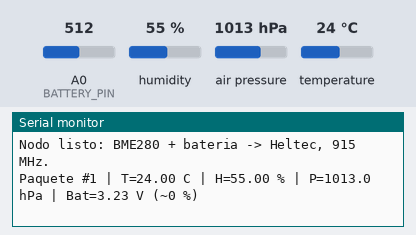
This sketch was run on a simulated Arduino Pro Mini, built with avr-gcc and run on an emulated ATmega328P. On the bench: the last lines printed to the serial monitor. The inputs (shaded band) are chosen by the test bench; at power-on: A0 (BATTERY_PIN) = 512, humidity 55 %, air pressure 1013 hPa, temperature 24 °C. No radio packets arrive unless stated.

Above: at 1.2 s.
1.3 s: A0 (BATTERY_PIN) set to 705
At 3.1 s:
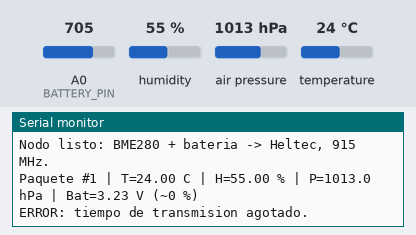
8.6 s: A0 (BATTERY_PIN) set to 728
At 10.8 s:
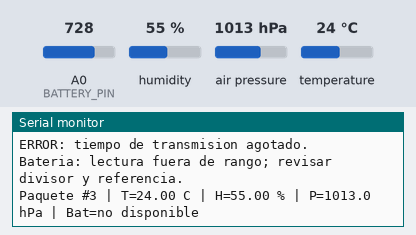

Measured:
- the behaviour switches between 713 and 714 on A0 (BATTERY_PIN) (found by bisection; images 1 and 2)
- after the input at 8.6 s, the serial monitor: prints a new line after 1.5 s (image 2)

The sketch:

LoRaNodeV1.ino
```cpp
#include <SPI.h>
#include <Wire.h>
#include <LoRa.h>
#include <Adafruit_BME280.h>
#include <math.h>

#include "Config.h"
#include "Telemetria.h"

#if !defined(__AVR_ATmega328P__)
#error "Seleccionar ATmega328P: Arduino Pro or Pro Mini, 3.3V, 8 MHz."
#endif
#if F_CPU != 8000000UL
#error "La LoRa Radio Node v1.0 usa reloj de 8 MHz. Revisar Procesador en Arduino IDE."
#endif

Adafruit_BME280 bme;
bool sensorReady = false;
uint32_t sequence = 0;
uint32_t lastSendMs = 0;
volatile bool txDone = false;

void onTxDone() {
  txDone = true;
}

bool startSensor() {
  const bool found = bme.begin(Config::BME_ADDRESS_1, &Wire) ||
                     bme.begin(Config::BME_ADDRESS_2, &Wire);
  if (found) {
    bme.setSampling(Adafruit_BME280::MODE_FORCED,
                    Adafruit_BME280::SAMPLING_X1,
                    Adafruit_BME280::SAMPLING_X1,
                    Adafruit_BME280::SAMPLING_X1,
                    Adafruit_BME280::FILTER_OFF);
  }
  return found;
}

void readSensor(Telemetria::Sample& sample) {
  if (!sensorReady) sensorReady = startSensor();
  if (!sensorReady || !bme.takeForcedMeasurement()) {
    sensorReady = false;
    Serial.println(F("BME280 no disponible; se enviara el estado de error."));
    return;
  }

  const float temperature = bme.readTemperature();
  const float humidity = bme.readHumidity();
  const float pressure = bme.readPressure();
  if (!isfinite(temperature) || !isfinite(humidity) || !isfinite(pressure) ||
      temperature < -40.0f || temperature > 85.0f ||
      humidity < 0.0f || humidity > 100.0f ||
      pressure < 30000.0f || pressure > 110000.0f) {
    sensorReady = false;
    Serial.println(F("Lectura BME280 invalida."));
    return;
  }

  sample.temperatureCentiC = static_cast<int16_t>(lroundf(temperature * 100));
  sample.humidityCentiPct = static_cast<uint16_t>(lroundf(humidity * 100));
  sample.pressurePa = static_cast<uint32_t>(lroundf(pressure));
  sample.flags |= Telemetria::SENSOR_VALID;
}

void readBattery(Telemetria::Sample& sample) {
  if (!Config::BATTERY_CONNECTED) return;

  // Descartar primera conversion; el capacitor del divisor ayuda al ADC.
  analogRead(Config::BATTERY_PIN);
  delay(5);
  uint32_t total = 0;
  for (uint8_t i = 0; i < Config::BATTERY_SAMPLES; ++i) {
    total += analogRead(Config::BATTERY_PIN);
    delay(2);
  }
  const float adc = static_cast<float>(total) / Config::BATTERY_SAMPLES;
  const float divider = (Config::BATTERY_R_TOP_OHMS + Config::BATTERY_R_BOTTOM_OHMS) /
                        Config::BATTERY_R_BOTTOM_OHMS;
  const float mv = adc * Config::ADC_REFERENCE_MV / 1023.0f * divider *
                   Config::BATTERY_CALIBRATION;
  if (adc >= 1023.0f || mv < 2000.0f || mv > 4500.0f) {
    Serial.println(F("Bateria: lectura fuera de rango; revisar divisor y referencia."));
    return;
  }
  sample.batteryMv = static_cast<uint16_t>(lroundf(mv));
  sample.flags |= Telemetria::BATTERY_VALID;
}

void printSample(const Telemetria::Sample& sample) {
  Serial.print(F("Paquete #")); Serial.print(sample.sequence);
  if (sample.flags & Telemetria::SENSOR_VALID) {
    Serial.print(F(" | T=")); Serial.print(sample.temperatureCentiC / 100.0f, 2);
    Serial.print(F(" C | H=")); Serial.print(sample.humidityCentiPct / 100.0f, 2);
    Serial.print(F(" % | P=")); Serial.print(sample.pressurePa / 100.0f, 1);
    Serial.print(F(" hPa"));
  } else {
    Serial.print(F(" | BME280 ERROR"));
  }
  if (sample.flags & Telemetria::BATTERY_VALID) {
    Serial.print(F(" | Bat=")); Serial.print(sample.batteryMv / 1000.0f, 2);
    Serial.print(F(" V (~")); Serial.print(Telemetria::batteryPercent(sample.batteryMv));
    Serial.print(F(" %)"));
  } else {
    Serial.print(F(" | Bat=no disponible"));
  }
  Serial.println();
}

void setup() {
  Serial.begin(9600);
  Wire.begin();  // ATmega328P: A4=SDA, A5=SCL.
  Wire.setClock(100000);
  Wire.setWireTimeout(25000, true);
  analogReference(DEFAULT);
  pinMode(Config::BATTERY_PIN, INPUT);

  LoRa.setPins(Config::LORA_CS, Config::LORA_RESET, Config::LORA_DIO0);
  if (!LoRa.begin(Config::LORA_FREQUENCY_HZ)) {
    Serial.println(F("ERROR: no se pudo iniciar LoRa. Revisar placa y alimentacion."));
    while (true) delay(1000);
  }
  LoRa.setSyncWord(Config::LORA_SYNC_WORD);
  LoRa.setSpreadingFactor(Config::LORA_SF);
  LoRa.setSignalBandwidth(Config::LORA_BANDWIDTH_HZ);
  LoRa.setCodingRate4(Config::LORA_CODING_RATE);
  LoRa.setPreambleLength(Config::LORA_PREAMBLE);
  LoRa.setTxPower(Config::LORA_TX_DBM);
  LoRa.enableCrc();
  LoRa.disableInvertIQ();
  LoRa.onTxDone(onTxDone);
  LoRa.sleep();

  sensorReady = startSensor();
  Serial.println(F("Nodo listo: BME280 + bateria -> Heltec, 915 MHz."));
  if (!Config::BATTERY_CONNECTED) {
    Serial.println(F("Bateria deshabilitada: montar divisor y activar BATTERY_CONNECTED."));
  }
  lastSendMs = millis() - Config::SEND_INTERVAL_MS;  // Primer envio inmediato.
}

void loop() {
  if (static_cast<uint32_t>(millis() - lastSendMs) < Config::SEND_INTERVAL_MS) {
    delay(10);
    return;
  }
  lastSendMs = millis();
  Telemetria::Sample sample = {};
  sample.nodeId = Config::NODE_ID;
  sample.sequence = ++sequence;
  readSensor(sample);
  readBattery(sample);  // Antes de transmitir para evitar el pico de consumo RF.
  printSample(sample);

  uint8_t packet[Telemetria::PACKET_SIZE];
  Telemetria::encode(sample, packet);
  // Cabecera explicita, igual que en el ejemplo original.
  if (!LoRa.beginPacket()) {
    Serial.println(F("ERROR: radio ocupada al iniciar el paquete."));
    LoRa.sleep();
    return;
  }
  LoRa.write(packet, sizeof(packet));
  txDone = false;
  LoRa.endPacket(true);
  const uint32_t txStarted = millis();
  while (!txDone && static_cast<uint32_t>(millis() - txStarted) < 2000) {
    delay(1);
  }
  if (!txDone) {
    Serial.println(F("ERROR: tiempo de transmision agotado."));
  } else {
    Serial.println(F("Transmitido."));
  }
  LoRa.sleep();
}
```

Telemetria.h
```cpp
#pragma once

#include <stddef.h>
#include <stdint.h>

// Copia identica en ambos sketches para abrirlos directamente en Arduino IDE.
// Formato binario explicito: no depende del padding ni del tamanio de float.
namespace Telemetria {
constexpr size_t PACKET_SIZE = 19;
constexpr uint8_t SENSOR_VALID = 0x01;
constexpr uint8_t BATTERY_VALID = 0x02;

struct Sample {
  uint8_t nodeId;
  uint8_t flags;
  uint32_t sequence;
  int16_t temperatureCentiC;
  uint16_t humidityCentiPct;
  uint32_t pressurePa;
  uint16_t batteryMv;
};

inline void write16(uint8_t* out, uint16_t value) {
  out[0] = static_cast<uint8_t>(value);
  out[1] = static_cast<uint8_t>(value >> 8);
}

inline uint16_t read16(const uint8_t* in) {
  return static_cast<uint16_t>(in[0]) |
         (static_cast<uint16_t>(in[1]) << 8);
}

inline void write32(uint8_t* out, uint32_t value) {
  for (uint8_t i = 0; i < 4; ++i) {
    out[i] = static_cast<uint8_t>(value >> (8 * i));
  }
}

inline uint32_t read32(const uint8_t* in) {
  uint32_t value = 0;
  for (uint8_t i = 0; i < 4; ++i) {
    value |= static_cast<uint32_t>(in[i]) << (8 * i);
  }
  return value;
}

inline bool valid(const Sample& s) {
  if (s.nodeId == 0 || (s.flags & ~(SENSOR_VALID | BATTERY_VALID)) != 0) {
    return false;
  }
  if ((s.flags & SENSOR_VALID) &&
      (s.temperatureCentiC < -4000 || s.temperatureCentiC > 8500 ||
       s.humidityCentiPct > 10000 || s.pressurePa < 30000 ||
       s.pressurePa > 110000)) {
    return false;
  }
  if ((s.flags & BATTERY_VALID) && (s.batteryMv < 2000 || s.batteryMv > 4500)) {
    return false;
  }
  return true;
}

inline void encode(const Sample& s, uint8_t* out) {
  out[0] = 'S';
  out[1] = 'C';
  out[2] = 1;  // Version del protocolo.
  out[3] = s.nodeId;
  out[4] = s.flags;
  write32(out + 5, s.sequence);
  write16(out + 9, static_cast<uint16_t>(s.temperatureCentiC));
  write16(out + 11, s.humidityCentiPct);
  write32(out + 13, s.pressurePa);
  write16(out + 17, s.batteryMv);
}

inline bool decode(const uint8_t* data, size_t size, Sample& out) {
  if (size != PACKET_SIZE || data[0] != 'S' || data[1] != 'C' || data[2] != 1) {
    return false;
  }
  Sample s = {};
  s.nodeId = data[3];
  s.flags = data[4];
  s.sequence = read32(data + 5);
  const uint16_t rawTemperature = read16(data + 9);
  s.temperatureCentiC = static_cast<int16_t>(
      rawTemperature < 0x8000 ? static_cast<int32_t>(rawTemperature)
                             : static_cast<int32_t>(rawTemperature) - 65536L);
  s.humidityCentiPct = read16(data + 11);
  s.pressurePa = read32(data + 13);
  s.batteryMv = read16(data + 17);
  if (!valid(s)) {
    return false;
  }
  out = s;
  return true;
}

// Aproximacion por tension EN REPOSO para una Li-ion de una celda.
// No es una medicion de capacidad; carga, temperatura y consumo la afectan.
inline uint8_t batteryPercent(uint16_t mv) {
  const uint16_t voltages[] = {3300, 3500, 3600, 3700, 3750, 3800,
                               3850, 3900, 4000, 4100, 4200};
  const uint8_t percentages[] = {0, 5, 10, 20, 30, 40, 50, 60, 75, 90, 100};
  if (mv <= voltages[0]) return 0;
  for (uint8_t i = 1; i < sizeof(percentages); ++i) {
    if (mv <= voltages[i]) {
      return percentages[i - 1] +
             static_cast<uint32_t>(mv - voltages[i - 1]) *
                 (percentages[i] - percentages[i - 1]) /
                 (voltages[i] - voltages[i - 1]);
    }
  }
  return 100;
}
}
```

Config.h
```cpp
#pragma once

#include <Arduino.h>

namespace Config {
constexpr uint8_t NODE_ID = 1;
constexpr uint32_t SEND_INTERVAL_MS = 5000;

// Parametros conservados de "Radio Node.txt".
constexpr long LORA_FREQUENCY_HZ = 915000000L;
constexpr uint8_t LORA_CS = 10;
constexpr uint8_t LORA_RESET = 9;
constexpr uint8_t LORA_DIO0 = 2;
constexpr uint8_t LORA_SYNC_WORD = 0x12;
constexpr uint8_t LORA_SF = 7;
constexpr long LORA_BANDWIDTH_HZ = 125000L;
constexpr uint8_t LORA_CODING_RATE = 5;
constexpr uint16_t LORA_PREAMBLE = 8;
constexpr int8_t LORA_TX_DBM = 14;

// BME280 por I2C: SDA=A4, SCL=A5, alimentacion de 3.3 V.
constexpr uint8_t BME_ADDRESS_1 = 0x76;
constexpr uint8_t BME_ADDRESS_2 = 0x77;

// Cambiar a true SOLO despues de montar el divisor descrito en README.md.
// Sin divisor se transmite "bateria no disponible", nunca un valor inventado.
constexpr bool BATTERY_CONNECTED = true;
constexpr uint8_t BATTERY_PIN = A0;
constexpr float BATTERY_R_TOP_OHMS = 150000.0f;
constexpr float BATTERY_R_BOTTOM_OHMS = 150000.0f;
// Referencia DEFAULT = VCC. Reemplazar 3300 por los mV medidos entre 3V3 y GND.
constexpr float ADC_REFERENCE_MV = 3226.0f;
constexpr float BATTERY_CALIBRATION = 1.0f;
constexpr uint8_t BATTERY_SAMPLES = 32;
}
```
